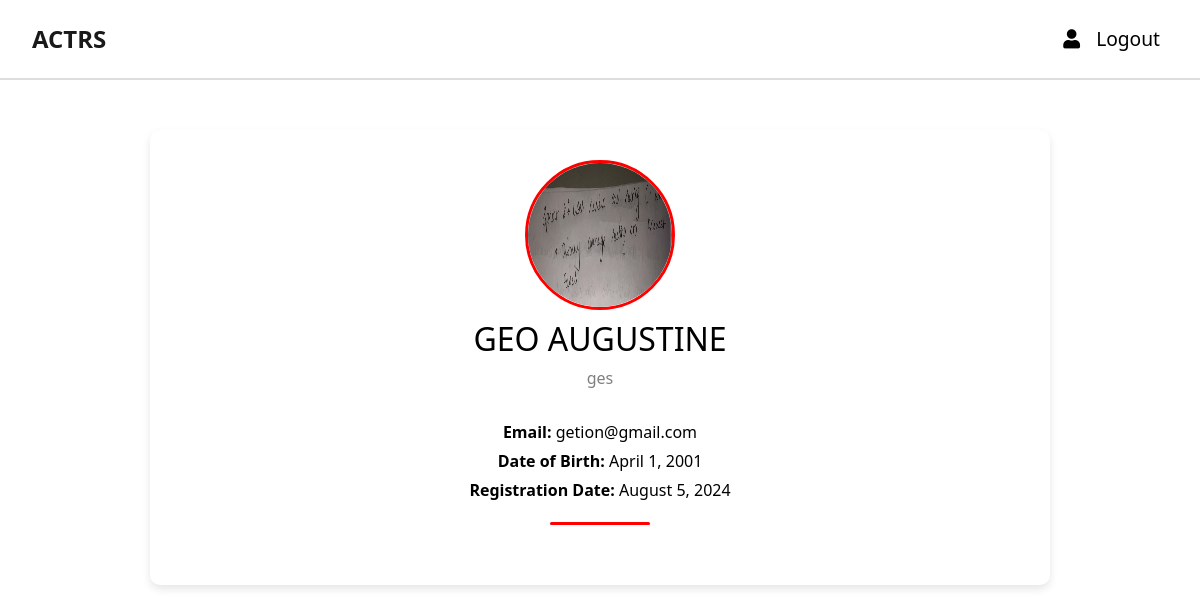
/profile/ (signed in), run on the app's committed database.
### auditions/models.py (models this page shows, shortened)
class CustomUser(AbstractUser):
    full_name = models.CharField(max_length=255)
    phone_number = models.CharField(max_length=15, unique=True)
    profile_image = models.ImageField(upload_to='profile_images/', blank=True, null=True)
    date_of_birth = models.DateField(null=True, blank=True)
    age = models.PositiveIntegerField(null=True, blank=True)
    groups = models.ManyToManyField(
        Group,
        related_name='customuser_set',
        blank=True,
        help_text='The groups this user belongs to.',
        verbose_name='groups'
    )
    user_permissions = models.ManyToManyField(
        Permission,
        related_name='customuser_set',
        blank=True,
        help_text='Specific permissions for this user.',
        verbose_name='user permissions'
    )

### auditions/views.py (the view)
# urls.py: path('profile/', user_profile, name='user_profile'),
@login_required
def user_profile(request):
    return render(request, 'auditions/user_profile.html', {'user': request.user})

### auditions/templates/auditions/user_profile.html (shortened to what this page needs)
<!DOCTYPE html>
<html>
<head>
    <link rel="stylesheet" href="https://maxcdn.bootstrapcdn.com/bootstrap/4.0.0/css/bootstrap.min.css">
    <link rel="stylesheet" href="https://cdnjs.cloudflare.com/ajax/libs/font-awesome/5.15.4/css/all.min.css">
</head>
<body>
    <nav class="navbar navbar-expand-lg navbar-light">
        <a class="navbar-brand" href="#">ACTRS</a>
        <div class="collapse navbar-collapse" id="navbarSupportedContent">
            <ul class="navbar-nav ml-auto">
                {% if user.is_authenticated %}
                    <li class="nav-item">
                        <a class="nav-link" href="{% url 'user_profile' %}">
                            <i class="fas fa-user"></i>
                        </a>
                    </li>
                    <li class="nav-item">
                        <a class="nav-link" href="{% url 'user_logout' %}">Logout</a>
                    </li>
                {% endif %}
            </ul>
        </div>
    </nav>
    <div class="container">
        <div class="profile-header">
            {% if user.profile_image %}
                <img src="{{ user.profile_image.url }}" alt="Profile Image">
            {% endif %}
            <h2>{{ user.full_name }}</h2>
            <p>{{ user.username }}</p>
        </div>
        <div class="profile-content">
            <p><strong>Email:</strong> {{ user.email }}</p>
            <p><strong>Date of Birth:</strong> {{ user.date_of_birth }}</p>
            <p><strong>Registration Date:</strong> {{ user.date_joined|date:"F j, Y" }}</p>
            <div class="red-line"></div>
        </div>
    </div>
</body>
</html>

### auditions/templates/auditions/user_profile.html (style rules this page uses)
body { font-family: 'Segoe UI', Tahoma, Geneva, Verdana, sans-serif; background-color: #ffffff; margin: 0; padding: 0; }
.container { max-width: 900px; margin: 50px auto; padding: 30px; background-color: #ffffff; border-radius: 10px; box-shadow: 0 4px 8px rgba(0, 0, 0, 0.1); }
.navbar { padding: 1rem 2rem; font-size: 1.2rem; background: white; border-bottom: 2px solid #ddd; }
.navbar-brand { font-weight: bold; font-size: 1.5rem; color: #000; }
.navbar-nav .nav-item .nav-link { color: #000000 !important; }
.profile-header { text-align: center; margin-bottom: 30px; }
.profile-header img { width: 150px; height: 150px; border-radius: 50%; border: 3px solid #ff0000; }
.profile-header h2 { margin-top: 10px; color: #000; }
.profile-header p { color: rgba(0, 0, 0, 0.5); margin: 5px 0; }
.profile-content { text-align: center; margin-bottom: 30px; }
.profile-content p { margin: 5px 0; color: #000; }
.profile-content .red-line { height: 3px; background-color: #ff0000; margin: 20px auto 0; width: 100px; border-radius: 5px; }

### data on the page
CustomUser: profile_image (picture), full_name "GEO AUGUSTINE", username "ges", email "getion@gmail.com", date_of_birth "April 1, 2001", date_joined "August 5, 2024"
